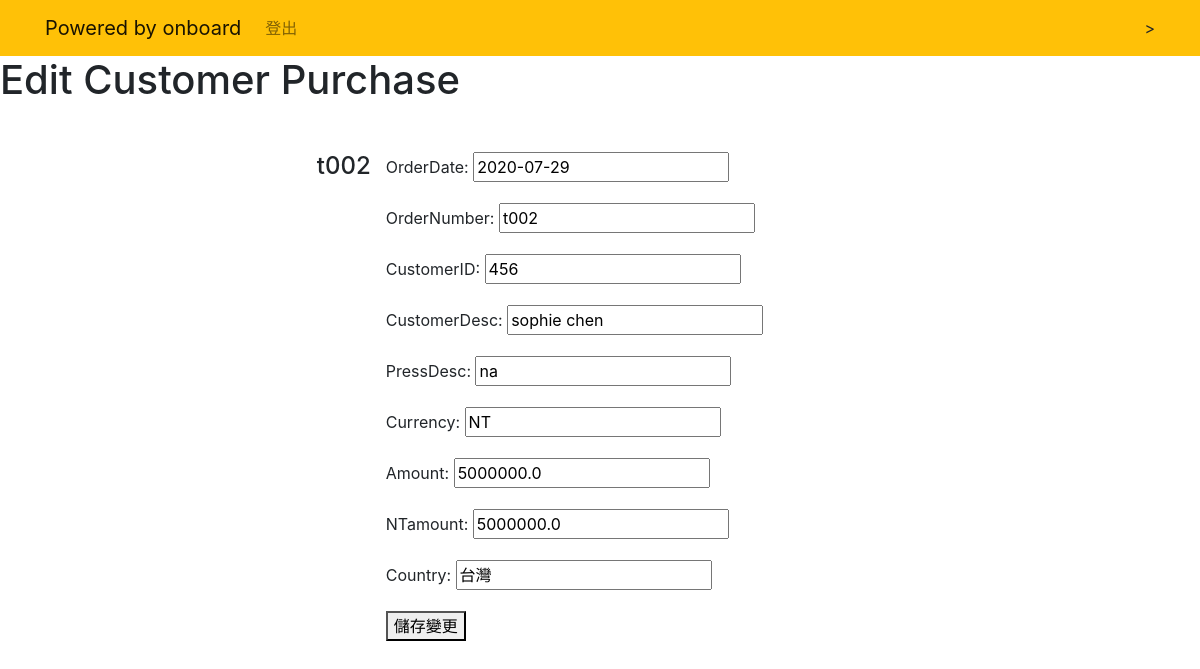
The page /purchase/20 (signed in) on the database its author committed.
### display/models.py (models this page shows, shortened)
class purchase(models.Model):
    orderDate = models.DateField()
    orderNumber = models.CharField(max_length=100)
    customerID = models.CharField(max_length=100)
    customerDesc = models.CharField(max_length=250)
    pressDesc = models.CharField(max_length=250)
    currency = models.CharField(max_length=20)
    amount = models.FloatField()
    NTamount = models.FloatField()
    country = models.CharField(max_length=100)
    group = models.CharField(max_length=250)

### display/views.py (the view, shortened to what this page needs)
# urls.py: path('purchase/<int:purchase_pk>', dv.editPurchase, name='editPurchase'),
@login_required
def editPurchase(request, purchase_pk):
    editpurchase = get_object_or_404(purchase, pk= purchase_pk)
    if request.method == "GET":
        form = editPurchaseForm(instance=editpurchase)
        return render(request, 'display/editPurchase.html', {'purchase': editpurchase,'form': form})

### display/forms.py
class editPurchaseForm(ModelForm):
    class Meta:
        model = purchase
        fields = ['orderDate', 'orderNumber', 'customerID', 'customerDesc', 'pressDesc',
                  'currency', 'amount', 'NTamount', 'country']

### display/templates/display/editPurchase.html (shortened to what this page needs)
{% extends 'display/base.html' %}
{% block content %}
<h1>Edit Customer Purchase</h1>
<div class="row justify-content-center mt-5">
    <br><br>
    <h4>{{ purchase.orderNumber }}</h4>
    <br><br>
        <div class="col-md-5">
            <form method="POST">
                {{ form.as_p }}
                <button type = "submit" >儲存變更</button>
            </form>
        </div>
</div>
{% endblock %}

### rows shown on the page
purchase: orderNumber "t002", orderDate "2020-07-29", customerID "456", customerDesc "sophie chen", pressDesc "na", currency "NT", amount "5000000.0", NTamount "5000000.0", country "台灣"
